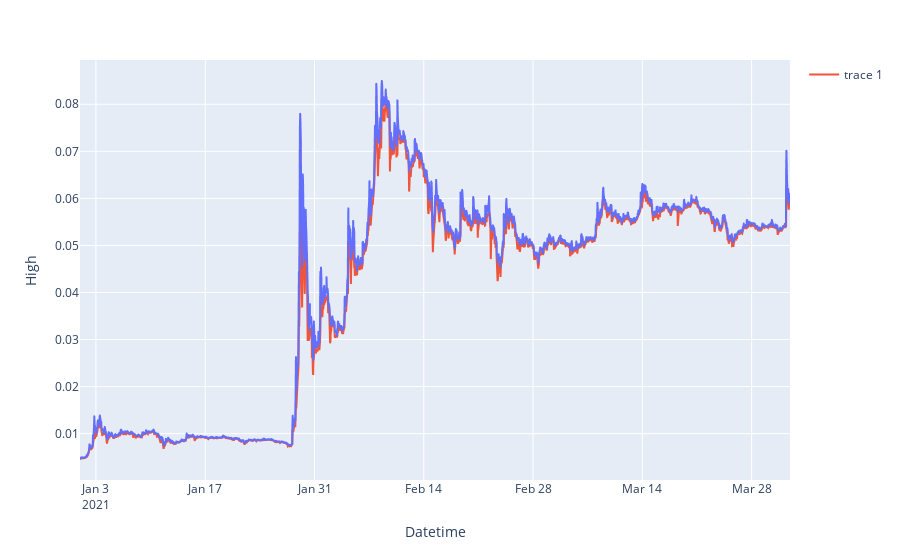

Notebook source saved alongside this figure:
### Code cell
import plotly.express as px

fig = px.line(df, y="High")
fig.add_scatter(x=df.index,y=df["Low"])
fig.show()

### Figure 1 — Plotly figure (JSON) as saved in the notebook; plotly's stock layout.template omitted (floating-point values rounded to 4 significant figures; data arrays with more than 128 entries replaced by an {"elided": "..."} marker saying what was removed)
{"data": [{"hovertemplate": "Datetime=%{x}<br>High=%{y}<extra></extra>", "legendgroup": "", "line": {"color": "#636efa", "dash": "solid"}, "marker": {"symbol": "circle"}, "mode": "lines", "name": "", "showlegend": false, "type": "scattergl", "x": {"elided": "2179 str values"}, "xaxis": "x", "y": {"elided": "2179 float values"}, "yaxis": "y"}, {"type": "scatter", "x": {"elided": "2179 str values"}, "y": {"elided": "2179 float values"}}], "layout": {"legend": {"tracegroupgap": 0}, "margin": {"t": 60}, "xaxis": {"anchor": "y", "domain": [0, 1], "title": {"text": "Datetime"}}, "yaxis": {"anchor": "x", "domain": [0, 1], "title": {"text": "High"}}}}
